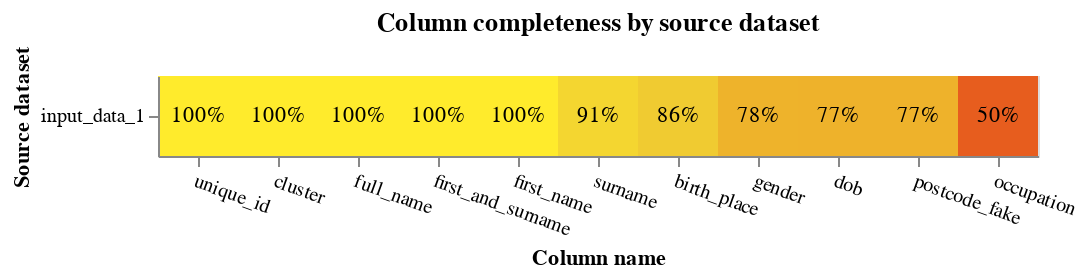

Notebook source saved alongside this figure:
### Markdown cell above
## Exploratory analysis

### Code cell
import splink.exploratory as exploratory

db_api = DuckDBAPI()
exploratory.completeness_chart(df, db_api=db_api)

### Figure 1 — Vega-Lite specification as saved in the notebook (floating-point values rounded to 4 significant figures)
{"config": {"view": {"continuousWidth": 400, "continuousHeight": 300}}, "layer": [{"mark": "rect", "encoding": {"color": {"field": "completeness", "legend": null, "scale": {"scheme": "darkred", "zero": true}, "type": "quantitative"}, "tooltip": [{"field": "source_dataset", "title": "Source dataset", "type": "nominal"}, {"field": "total_rows_inc_nulls", "format": ",", "title": "# of records", "type": "quantitative"}, {"field": "column_name", "title": "Column name", "type": "nominal"}, {"field": "total_null_rows", "format": ",", "title": "# of nulls", "type": "quantitative"}, {"field": "completeness", "format": ".1%", "type": "quantitative"}], "x": {"axis": {"labelAngle": 20}, "field": "column_name", "sort": {"field": "mean_comp", "order": "descending"}, "title": "Column name", "type": "nominal"}, "y": {"field": "source_dataset", "title": "Source dataset", "type": "nominal"}}, "title": "Column completeness by source dataset", "transform": [{"joinaggregate": [{"op": "mean", "field": "completeness", "as": "mean_comp"}], "groupby": ["column_name"]}]}, {"mark": {"type": "text"}, "encoding": {"color": {"condition": {"test": "datum['completeness'] < 0.5", "value": "white"}, "value": "black"}, "text": {"field": "completeness", "format": ".0%", "type": "quantitative"}, "x": {"axis": {"labelAngle": 0}, "field": "column_name", "sort": {"field": "mean_comp", "order": "descending"}, "type": "nominal"}, "y": {"field": "source_dataset", "type": "nominal"}}, "transform": [{"joinaggregate": [{"op": "mean", "field": "completeness", "as": "mean_comp"}], "groupby": ["column_name"]}]}], "data": {"name": "data-52897e9c02117835241209b87a2cfa31"}, "height": {"step": 40}, "width": {"step": 40}, "$schema": "https://vega.github.io/schema/vega-lite/v5.9.3.json", "datasets": {"data-52897e9c02117835241209b87a2cfa31": [{"source_dataset": "input_data_1", "column_name": "unique_id", "total_null_rows": 0, "total_rows_inc_nulls": 50578, "completeness": 1.0}, {"source_dataset": "input_data_1", "column_name": "cluster", "total_null_rows": 0, "total_rows_inc_nulls": 50578, "completeness": 1.0}, {"source_dataset": "input_data_1", "column_name": "full_name", "total_null_rows": 67, "total_rows_inc_nulls": 50578, "completeness": 0.9987}, {"source_dataset": "input_data_1", "column_name": "first_and_surname", "total_null_rows": 67, "total_rows_inc_nulls": 50578, "completeness": 0.9987}, {"source_dataset": "input_data_1", "column_name": "first_name", "total_null_rows": 67, "total_rows_inc_nulls": 50578, "completeness": 0.9987}, {"source_dataset": "input_data_1", "column_name": "surname", "total_null_rows": 4515, "total_rows_inc_nulls": 50578, "completeness": 0.9107}, {"source_dataset": "input_data_1", "column_name": "dob", "total_null_rows": 11403, "total_rows_inc_nulls": 50578, "completeness": 0.7745}, {"source_dataset": "input_data_1", "column_name": "birth_place", "total_null_rows": 6927, "total_rows_inc_nulls": 50578, "completeness": 0.863}, {"source_dataset": "input_data_1", "column_name": "postcode_fake", "total_null_rows": 11426, "total_rows_inc_nulls": 50578, "completeness": 0.7741}, {"source_dataset": "input_data_1", "column_name": "gender", "total_null_rows": 11230, "total_rows_inc_nulls": 50578, "completeness": 0.778}, {"source_dataset": "input_data_1", "column_name": "occupation", "total_null_rows": 25289, "total_rows_inc_nulls": 50578, "completeness": 0.5}]}}
